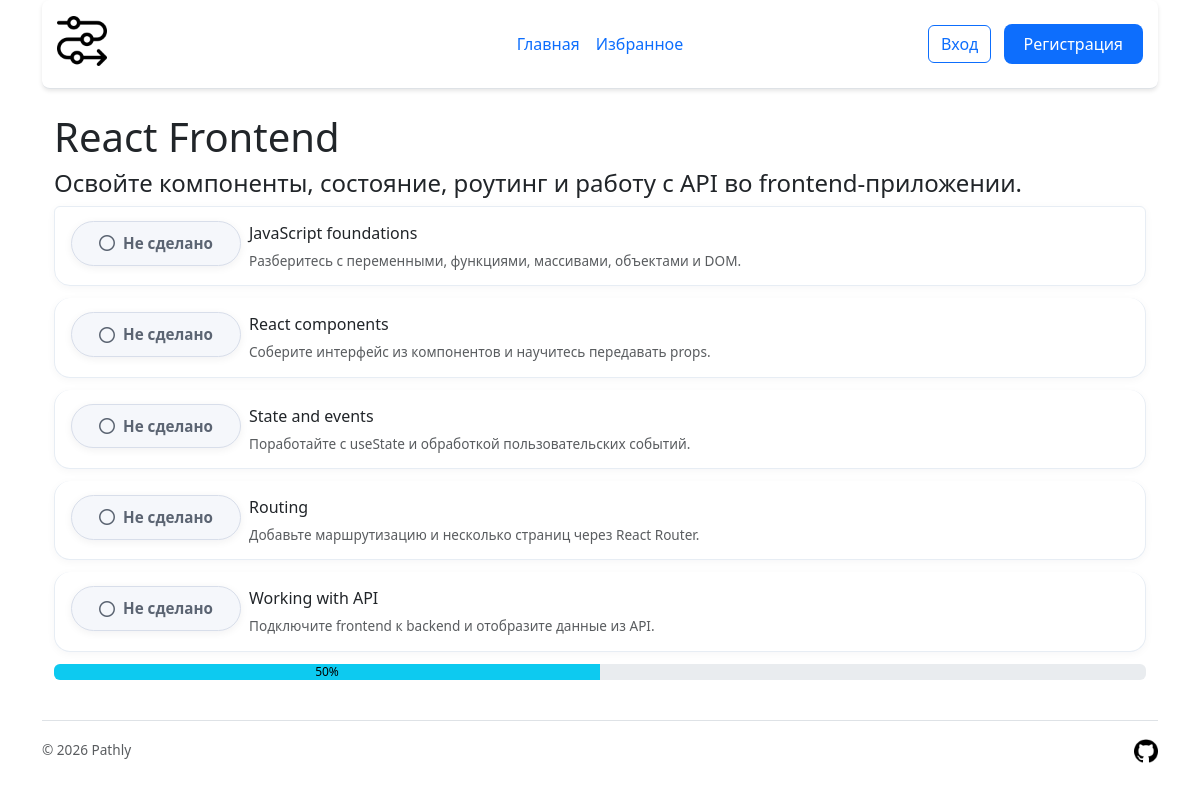
Screenshot of /roadmap/5 with the database file from the repository.
### tables this page shows
CREATE TABLE "roadmaps" (
        id INTEGER PRIMARY KEY AUTOINCREMENT,
        title VARCHAR(255) NOT NULL,
        description TEXT NOT NULL,
        hours INTEGER
    );

CREATE TABLE steps (
            id INTEGER PRIMARY KEY AUTOINCREMENT,
            roadmap_id INTEGER NOT NULL, 
            title VARCHAR(255) NOT NULL,
            description TEXT NOT NULL,
            order_index INTEGER NOT NULL,
            
            FOREIGN KEY (roadmap_id) REFERENCES roadmaps(id) ON DELETE CASCADE,

            UNIQUE (roadmap_id, order_index)       
        );

### app.py (the view)
@app.route("/roadmap/<int:roadmap_id>")
def roadmap(roadmap_id):
    roadmap = get_roadmap_by_id(roadmap_id)
    steps = get_steps_by_roadmap_id(roadmap_id)
    user_steps = False
    is_fav = False
    if current_user.is_authenticated:
        user_steps = get_user_steps(current_user.id, roadmap_id)
        is_fav = bool(get_fav(current_user.id, roadmap_id))
    if not roadmap or not steps:
        return redirect(url_for("home"))
    return render_template("roadmap.html", roadmap=roadmap, steps=steps, user_steps=user_steps, is_fav=is_fav)

### db.py (called while the page is built)
def get_db():
    conn = sqlite3.connect(DB_PATH)
    conn.row_factory = sqlite3.Row
    return conn

def get_roadmap_by_id(roadmap_id):
    db = get_db()
    try:
        cursor = db.execute("SELECT * FROM roadmaps WHERE id = ?", (roadmap_id,))
        res = cursor.fetchone()
        if not res:
            return False
        return res
    except sqlite3.Error as e:
        print("Ошибка: " + str(e))
        return False
    finally:
        db.close()

def get_steps_by_roadmap_id(roadmap_id):
    db = get_db()
    try:
        cursor = db.execute("SELECT * FROM steps WHERE roadmap_id = ?", (roadmap_id,))
        res = cursor.fetchall()
        if not res:
            return []
        return res
    except sqlite3.Error as e:
        print("Ошибка: " + str(e))
        return False
    finally:
        db.close()

### templates/roadmap.html (shortened to what this page needs)
{% extends "base.html" %}
{% block content %}
<div class="container">
    <h1>{{ roadmap.title }}</h1>
    <h4>{{ roadmap.description }}</h4>
    <div class="list-group">
    {% for step in steps %}
        {% set step_status = user_steps.get(step.id, 'todo') if user_steps else 'todo' %}
        <label class="list-group-item d-flex gap-2">
        <div class="btn-group">
            <button
                class="status-btn {{ step_status }}"
                data-current-index="{% if step_status == 'process' %}1{% elif step_status == 'done' %}2{% else %}0{% endif %}"
                data-step-id="{{ step.id }}"
                {% if not current_user.is_authenticated %}
                    data-bs-toggle="modal"
                    data-bs-target="#authModal"
                {% elif not is_fav%}
                    data-bs-toggle="modal"
                    data-bs-target="#notFavModal"
                {% endif %}
            >
                {% if step_status == 'process' %}
                    <i class="fa-solid fa-spinner fa-spin"></i>
                    <span>В процессе</span>
                {% elif step_status == 'done' %}
                    <i class="fa-solid fa-circle-check"></i>
                    <span>Сделано</span>
                {% else %}
                    <i class="fa-regular fa-circle"></i>
                    <span>Не сделано</span>
                {% endif %}
            </button>
            </div>
                <span>
                    {{ step.title }}
                    <small class="d-block text-body-secondary">
                        {{ step.description }}
                    </small>
                </span>
        </label>
    {% endfor %}
        <div class="progress mb-3" role="progressbar" aria-label="Info example with label" aria-valuenow="50" aria-valuemin="0" aria-valuemax="100">
          <div class="progress-bar text-bg-info w-50">50%</div>
        </div>
    </div>
</div>
{% endblock %}

### static/css/main.css (style rules this page uses)
body { min-height: 100vh; display: flex; flex-direction: column; }
.container { flex: 1; }
.text-body-secondary { color: #6c757d; font-size: 0.85rem; }
.status-btn { display: inline-flex; align-items: center; justify-content: center; gap: 8px; min-width: 170px; padding: 10px 16px; border-radius: 999px; font-size: 0.95rem; font-weight: 600; border: 1px solid transparent; box-shadow: 0 2px 8px rgba(15, 23, 42, 0.06); transition: transform 0.2s ease, box-shadow 0.2s ease, background-color 0.2s ease; }
.todo { background-color: #f5f7fb; color: #5b6472; border-color: #d8deea; }
.status-btn i { font-size: 1rem; }
.list-group-item { align-items: flex-start; border: 1px solid #e7edf4; border-radius: 16px; margin-bottom: 12px; padding: 14px 16px; background-color: #ffffff; box-shadow: 0 2px 8px rgba(15, 23, 42, 0.04); }
.list-group-item small { margin-top: 6px; line-height: 1.5; }
.btn-group { flex-shrink: 0; }

### rows the page displays
roadmaps: title "React Frontend", description "Освойте компоненты, состояние, роутинг и работу с API во frontend-приложении."
steps: title "JavaScript foundations", description "Разберитесь с переменными, функциями, массивами, объектами и DOM."
steps: title "React components", description "Соберите интерфейс из компонентов и научитесь передавать props."
steps: title "State and events", description "Поработайте с useState и обработкой пользовательских событий."
steps: title "Routing", description "Добавьте маршрутизацию и несколько страниц через React Router."
steps: title "Working with API", description "Подключите frontend к backend и отобразите данные из API."
